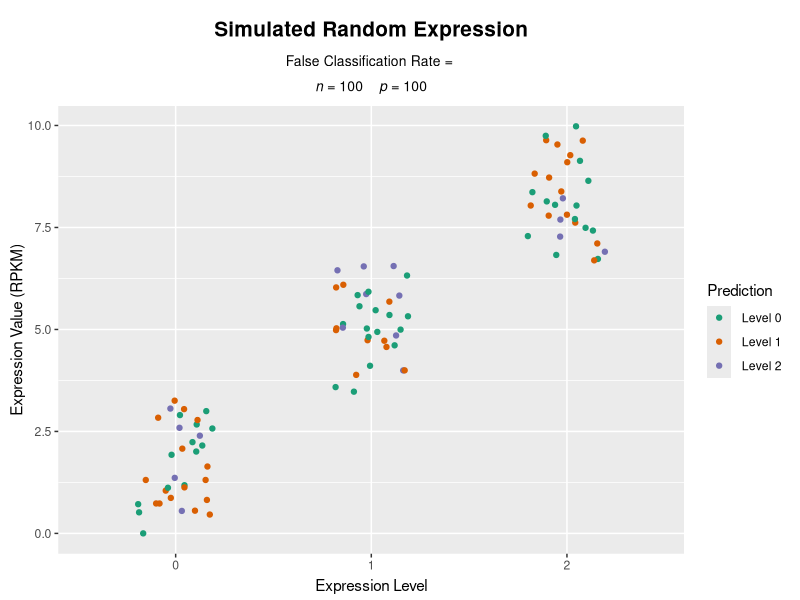

The R script that drew this image:
# Visualize Tractus Results
library(ggplot2)
TractusResults <- read.table(file = 'random_output.tsv', sep = '\t', header = TRUE)
TractusResults$Expression.Level <- as.factor(TractusResults$Expression.Level)
TractusResults$Prediction <- as.factor(TractusResults$Prediction)

# Set the plot mode to "jitter" - more aesthetically pleasing, less clear
g <- ggplot(TractusResults, aes(x=Expression.Level, y=Expression.Value, color=Prediction)) + 
    geom_jitter(position=position_jitter(0.2))

# Set the plot mode to "dodge" - clear
#p <- ggplot(TractusResults, aes(x=Expression.Level, y=Expression.Value, color=Predicted.Expression.Level)) + 
#    geom_jitter(position=position_dodge(0.8))

# Set the title
g <- g + labs(title = "Simulated Random Expression", subtitle=expression(atop("False Classification Rate = ", italic(n)~"= 100   "~italic(p) ~ "= 100")))
g <- g + theme(plot.title = element_text(size=15, hjust = 0.5, face="bold", 
                                  margin = margin(10, 0, 10, 0)),
               plot.subtitle = element_text(size = 10, hjust = 0.5))

# Set the axes
g <- g+labs(x="Expression Level", y= "Expression Value (RPKM)")
g <- g + theme(
  axis.title.x = element_text(color="black", vjust=0.35),
  axis.title.y = element_text(color="black" , vjust=0.35)   
)


# Change the color scheme
g + scale_color_brewer(palette="Dark2")
